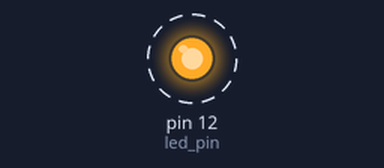
The sketch below on a simulated Arduino Uno, built with avr-gcc and run on an emulated ATmega328P. On the bench: output pins drawn as LEDs (lit = HIGH). Dashed ring = blinking.

Above: at 0.15 s.
Timing chart, 0 to 3.0 s (numbered marks = the images above):
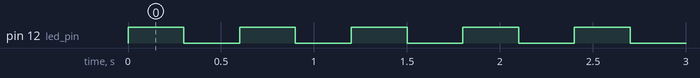

The sketch:

lighe_led1.ino
```cpp
int led_pin = 12;

void setup() {
  // put your setup code here, to run once:
  pinMode(led_pin, OUTPUT);
  digitalWrite(led_pin, HIGH);
}


// 注意：LED的阳极（长线）与高电压相连。


// 实现闪烁灯光的功能
void loop() {
  // put your main code here, to run repeatedly:
  for(int i =0; i<=10000; i++){
    if(i %2 ==0){
      digitalWrite(led_pin, HIGH);
    }
    else{
      digitalWrite(led_pin, LOW);
    }

    delay(300);
  }

}
```

Measured:
- by itself, pin 12 (led_pin): alternates HIGH for 0.30 s and LOW for 0.30 s
